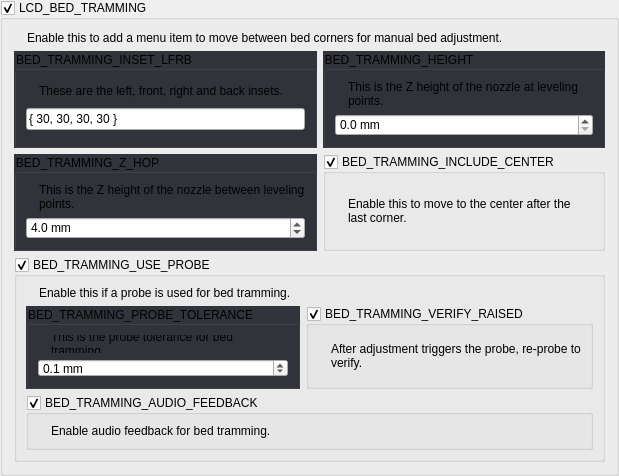
    <widget class="QGroupBox" name="groupBox_17">
     <property name="enabled">
      <bool>true</bool>
     </property>
     <property name="sizePolicy">
      <sizepolicy hsizetype="Preferred" vsizetype="Expanding">
       <horstretch>0</horstretch>
       <verstretch>0</verstretch>
      </sizepolicy>
     </property>
     <property name="title">
      <string>LCD_BED_TRAMMING</string>
     </property>
     <property name="checkable">
      <bool>true</bool>
     </property>
     <layout class="QGridLayout" name="gridLayout_59">
      <item row="0" column="0">
       <widget class="QLabel" name="label_119">
        <property name="sizePolicy">
         <sizepolicy hsizetype="Fixed" vsizetype="Fixed">
          <horstretch>0</horstretch>
          <verstretch>0</verstretch>
         </sizepolicy>
        </property>
        <property name="text">
         <string/>
        </property>
        <property name="pixmap">
         <pixmap>:/info_FILL0_wght100_GRAD0_opsz20.svg</pixmap>
        </property>
       </widget>
      </item>
      <item row="0" column="1" colspan="2">
       <widget class="QLabel" name="label_118">
        <property name="text">
         <string>Enable this to add a menu item to move between bed corners for manual bed adjustment.</string>
        </property>
        <property name="wordWrap">
         <bool>true</bool>
        </property>
       </widget>
      </item>
      <item row="1" column="0" colspan="2">
       <widget class="QGroupBox" name="groupBox_18">
        <property name="focusPolicy">
         <enum>Qt::StrongFocus</enum>
        </property>
        <property name="styleSheet">
         <string notr="true">QGroupBox:!disabled {
	background: rgb(50, 52, 59);
}</string>
        </property>
        <property name="title">
         <string>BED_TRAMMING_INSET_LFRB</string>
        </property>
        <layout class="QGridLayout" name="gridLayout_64">
         <item row="0" column="0">
          <widget class="QLabel" name="label_102">
           <property name="sizePolicy">
            <sizepolicy hsizetype="Fixed" vsizetype="Fixed">
             <horstretch>0</horstretch>
             <verstretch>0</verstretch>
            </sizepolicy>
           </property>
           <property name="text">
            <string/>
           </property>
           <property name="pixmap">
            <pixmap>:/info_FILL0_wght100_GRAD0_opsz20.svg</pixmap>
           </property>
          </widget>
         </item>
         <item row="0" column="1">
          <widget class="QLabel" name="label_103">
           <property name="text">
            <string>These are the left, front, right and back insets.</string>
           </property>
           <property name="wordWrap">
            <bool>true</bool>
           </property>
          </widget>
         </item>
         <item row="1" column="0" colspan="2">
          <widget class="QLineEdit" name="uDeltaTowerAngleTrimEdit">
           <property name="text">
            <string>{ 30, 30, 30, 30 }</string>
           </property>
          </widget>
         </item>
        </layout>
       </widget>
      </item>
      <item row="1" column="2">
       <widget class="QGroupBox" name="groupBox_26">
        <property name="focusPolicy">
         <enum>Qt::StrongFocus</enum>
        </property>
        <property name="styleSheet">
         <string notr="true">QGroupBox:!disabled {
	background: rgb(50, 52, 59);
}</string>
        </property>
        <property name="title">
         <string>BED_TRAMMING_HEIGHT</string>
        </property>
        <layout class="QGridLayout" name="gridLayout_65">
         <item row="0" column="0">
          <widget class="QLabel" name="label_104">
           <property name="sizePolicy">
            <sizepolicy hsizetype="Fixed" vsizetype="Fixed">
             <horstretch>0</horstretch>
             <verstretch>0</verstretch>
            </sizepolicy>
           </property>
           <property name="text">
            <string/>
           </property>
           <property name="pixmap">
            <pixmap>:/info_FILL0_wght100_GRAD0_opsz20.svg</pixmap>
           </property>
          </widget>
         </item>
         <item row="0" column="1">
          <widget class="QLabel" name="label_105">
           <property name="text">
            <string>This is the Z height of the nozzle at leveling points.</string>
           </property>
           <property name="wordWrap">
            <bool>true</bool>
           </property>
          </widget>
         </item>
         <item row="1" column="0" colspan="2">
          <widget class="QDoubleSpinBox" name="uG26RetractMultiplierSpinBox_3">
           <property name="suffix">
            <string> mm</string>
           </property>
           <property name="decimals">
            <number>1</number>
           </property>
           <property name="maximum">
            <double>10.000000000000000</double>
           </property>
           <property name="stepType">
            <enum>QAbstractSpinBox::DefaultStepType</enum>
           </property>
           <property name="value">
            <double>0.000000000000000</double>
           </property>
          </widget>
         </item>
        </layout>
       </widget>
      </item>
      <item row="2" column="0" colspan="2">
       <widget class="QGroupBox" name="groupBox_27">
        <property name="focusPolicy">
         <enum>Qt::StrongFocus</enum>
        </property>
        <property name="styleSheet">
         <string notr="true">QGroupBox:!disabled {
	background: rgb(50, 52, 59);
}</string>
        </property>
        <property name="title">
         <string>BED_TRAMMING_Z_HOP</string>
        </property>
        <layout class="QGridLayout" name="gridLayout_67">
         <item row="0" column="0">
          <widget class="QLabel" name="label_108">
           <property name="sizePolicy">
            <sizepolicy hsizetype="Fixed" vsizetype="Fixed">
             <horstretch>0</horstretch>
             <verstretch>0</verstretch>
            </sizepolicy>
           </property>
           <property name="text">
            <string/>
           </property>
           <property name="pixmap">
            <pixmap>:/info_FILL0_wght100_GRAD0_opsz20.svg</pixmap>
           </property>
          </widget>
         </item>
         <item row="0" column="1">
          <widget class="QLabel" name="label_109">
           <property name="text">
            <string>This is the Z height of the nozzle between leveling points.</string>
           </property>
           <property name="wordWrap">
            <bool>true</bool>
           </property>
          </widget>
         </item>
         <item row="1" column="0" colspan="2">
          <widget class="QDoubleSpinBox" name="uG26RetractMultiplierSpinBox_4">
           <property name="suffix">
            <string> mm</string>
           </property>
           <property name="decimals">
            <number>1</number>
           </property>
           <property name="maximum">
            <double>10.000000000000000</double>
           </property>
           <property name="stepType">
            <enum>QAbstractSpinBox::DefaultStepType</enum>
           </property>
           <property name="value">
            <double>4.000000000000000</double>
           </property>
          </widget>
         </item>
        </layout>
       </widget>
      </item>
      <item row="2" column="2">
       <widget class="QGroupBox" name="groupBox_28">
        <property name="title">
         <string>BED_TRAMMING_INCLUDE_CENTER</string>
        </property>
        <property name="checkable">
         <bool>true</bool>
        </property>
        <layout class="QGridLayout" name="gridLayout_66">
         <item row="0" column="0">
          <widget class="QLabel" name="label_106">
           <property name="sizePolicy">
            <sizepolicy hsizetype="Fixed" vsizetype="Fixed">
             <horstretch>0</horstretch>
             <verstretch>0</verstretch>
            </sizepolicy>
           </property>
           <property name="text">
            <string/>
           </property>
           <property name="pixmap">
            <pixmap>:/info_FILL0_wght100_GRAD0_opsz20.svg</pixmap>
           </property>
          </widget>
         </item>
         <item row="0" column="1">
          <widget class="QLabel" name="label_107">
           <property name="text">
            <string>Enable this to move to the center after the last corner.</string>
           </property>
           <property name="wordWrap">
            <bool>true</bool>
           </property>
          </widget>
         </item>
        </layout>
       </widget>
      </item>
      <item row="3" column="0" colspan="3">
       <widget class="QGroupBox" name="groupBox_29">
        <property name="title">
         <string>BED_TRAMMING_USE_PROBE</string>
        </property>
        <property name="checkable">
         <bool>true</bool>
        </property>
        <layout class="QGridLayout" name="gridLayout_60">
         <item row="0" column="0">
          <widget class="QLabel" name="label_117">
           <property name="sizePolicy">
            <sizepolicy hsizetype="Fixed" vsizetype="Fixed">
             <horstretch>0</horstretch>
             <verstretch>0</verstretch>
            </sizepolicy>
           </property>
           <property name="text">
            <string/>
           </property>
           <property name="pixmap">
            <pixmap>:/info_FILL0_wght100_GRAD0_opsz20.svg</pixmap>
           </property>
          </widget>
         </item>
         <item row="0" column="1" colspan="2">
          <widget class="QLabel" name="label_116">
           <property name="text">
            <string>Enable this if a probe is used for bed tramming.</string>
           </property>
           <property name="wordWrap">
            <bool>true</bool>
           </property>
          </widget>
         </item>
         <item row="1" column="0" colspan="2">
          <widget class="QGroupBox" name="groupBox_30">
           <property name="focusPolicy">
            <enum>Qt::StrongFocus</enum>
           </property>
           <property name="styleSheet">
            <string notr="true">QGroupBox:!disabled {
	background: rgb(50, 52, 59);
}</string>
           </property>
           <property name="title">
            <string>BED_TRAMMING_PROBE_TOLERANCE</string>
           </property>
           <layout class="QGridLayout" name="gridLayout_68">
            <item row="0" column="0">
             <widget class="QLabel" name="label_110">
              <property name="sizePolicy">
               <sizepolicy hsizetype="Fixed" vsizetype="Fixed">
                <horstretch>0</horstretch>
                <verstretch>0</verstretch>
               </sizepolicy>
              </property>
              <property name="text">
               <string/>
              </property>
              <property name="pixmap">
               <pixmap>:/info_FILL0_wght100_GRAD0_opsz20.svg</pixmap>
              </property>
             </widget>
            </item>
            <item row="0" column="1">
             <widget class="QLabel" name="label_111">
              <property name="text">
               <string>This is the probe tolerance for bed tramming.</string>
              </property>
              <property name="wordWrap">
               <bool>true</bool>
              </property>
             </widget>
            </item>
            <item row="1" column="0" colspan="2">
             <widget class="QDoubleSpinBox" name="uG26RetractMultiplierSpinBox_5">
              <property name="suffix">
               <string> mm</string>
              </property>
              <property name="decimals">
               <number>1</number>
              </property>
              <property name="maximum">
               <double>10.000000000000000</double>
              </property>
              <property name="stepType">
               <enum>QAbstractSpinBox::DefaultStepType</enum>
              </property>
              <property name="value">
               <double>0.100000000000000</double>
              </property>
             </widget>
            </item>
           </layout>
          </widget>
         </item>
         <item row="1" column="2">
          <widget class="QGroupBox" name="groupBox_31">
           <property name="title">
            <string>BED_TRAMMING_VERIFY_RAISED</string>
           </property>
           <property name="checkable">
            <bool>true</bool>
           </property>
           <layout class="QGridLayout" name="gridLayout_69">
            <item row="0" column="0">
             <widget class="QLabel" name="label_112">
              <property name="sizePolicy">
               <sizepolicy hsizetype="Fixed" vsizetype="Fixed">
                <horstretch>0</horstretch>
                <verstretch>0</verstretch>
               </sizepolicy>
              </property>
              <property name="text">
               <string/>
              </property>
              <property name="pixmap">
               <pixmap>:/info_FILL0_wght100_GRAD0_opsz20.svg</pixmap>
              </property>
             </widget>
            </item>
            <item row="0" column="1">
             <widget class="QLabel" name="label_113">
              <property name="text">
               <string>After adjustment triggers the probe, re-probe to verify.</string>
              </property>
              <property name="wordWrap">
               <bool>true</bool>
              </property>
             </widget>
            </item>
           </layout>
          </widget>
         </item>
         <item row="2" column="0" colspan="3">
          <widget class="QGroupBox" name="groupBox_32">
           <property name="title">
            <string>BED_TRAMMING_AUDIO_FEEDBACK</string>
           </property>
           <property name="checkable">
            <bool>true</bool>
           </property>
           <layout class="QGridLayout" name="gridLayout_70">
            <item row="0" column="0">
             <widget class="QLabel" name="label_114">
              <property name="sizePolicy">
               <sizepolicy hsizetype="Fixed" vsizetype="Fixed">
                <horstretch>0</horstretch>
                <verstretch>0</verstretch>
               </sizepolicy>
              </property>
              <property name="text">
               <string/>
              </property>
              <property name="pixmap">
               <pixmap>:/info_FILL0_wght100_GRAD0_opsz20.svg</pixmap>
              </property>
             </widget>
            </item>
            <item row="0" column="1">
             <widget class="QLabel" name="label_115">
              <property name="text">
               <string>Enable audio feedback for bed tramming.</string>
              </property>
              <property name="wordWrap">
               <bool>true</bool>
              </property>
             </widget>
            </item>
           </layout>
          </widget>
         </item>
        </layout>
       </widget>
      </item>
     </layout>
    </widget>
